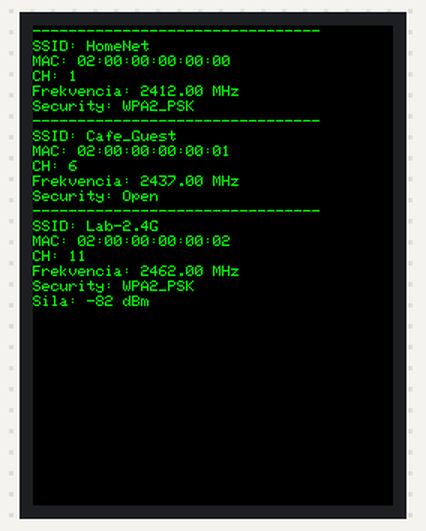
Simulated run of this sketch. Board: ESP32. On the bench: 240×320 colour display. A WiFi scan finds three made-up networks.

Above: at 2.5 s.

The sketch:

esp32-TFT2.8-ILI9341-WiFi-Scanner.ino
```cpp
#include <TFT_eSPI.h>   // Knižnica pre TFT displej
#include <WiFi.h>       // Knižnica pre WiFi

TFT_eSPI tft = TFT_eSPI(); // Iniciácia TFT displeja

void setup() {
  Serial.begin(115200);

  // Iniciácia TFT displeja
  tft.init();
  tft.setRotation(2); // Nastavenie orientácie displeja
  tft.fillScreen(TFT_BLACK); // Vyplnenie obrazovky čiernou farbou
  tft.setTextColor(TFT_GREEN, TFT_BLACK); // Nastavenie textovej farby

  // Iniciácia WiFi (v režime STA, bez pripojenia)
  WiFi.mode(WIFI_STA);
  WiFi.disconnect();  // Zastavenie predchádzajúceho pripojenia
  delay(100);
}

void loop() {
  // Skenovanie dostupných WiFi sietí
  int n = WiFi.scanNetworks();
  tft.fillScreen(TFT_BLACK); // Vyčistenie obrazovky pred zobrazením nových dát

  if (n == 0) {
    tft.setCursor(0, 0);
    tft.println("Ziadne WiFi siete nenajdene");
  } else {
    for (int i = 0; i < n; ++i) {
      // Vypočítanie Y pozície pre každý riadok
      int yPosition = i * 60; // Výška jedného bloku textu

      tft.setCursor(0, yPosition);
      tft.print("--------------------------------");

      // Zobrazenie SSID
      tft.setCursor(0, yPosition + 10);
      tft.print("SSID: ");
      tft.println(WiFi.SSID(i));

      // Zobrazenie MAC adresy
      tft.setCursor(0, yPosition + 20);
      tft.print("MAC: ");
      tft.println(WiFi.BSSIDstr(i));

      // Zobrazenie kanála
      int channel = WiFi.channel(i);
      tft.setCursor(0, yPosition + 30);
      tft.print("CH: ");
      tft.println(channel);

      // Zobrazenie frekvencie na základe kanála
      float frequency = getWiFiFrequency(channel);
      tft.setCursor(0, yPosition + 40);
      tft.print("Frekvencia: ");
      tft.print(frequency);
      tft.println(" MHz");

      // Zobrazenie typu zabezpečenia
      tft.setCursor(0, yPosition + 50);
      tft.print("Security: ");
      String encryptionType = getEncryptionType(WiFi.encryptionType(i));
      tft.println(encryptionType);

      // Zobrazenie sily signálu
      tft.setCursor(0, yPosition + 60);
      tft.print("Sila: ");
      tft.print(WiFi.RSSI(i));
      tft.println(" dBm");

      // Odsadenie medzi jednotlivými sieťami
      tft.println();
    }
  }

  // Čakaj 3 sekundy pred ďalším skenovaním
  delay(3000);
}

// Funkcia na konverziu typu šifrovania na čitateľný formát
String getEncryptionType(int encryptionType) {
  switch (encryptionType) {
    case WIFI_AUTH_OPEN:
      return "Open";
    case WIFI_AUTH_WEP:
      return "WEP";
    case WIFI_AUTH_WPA_PSK:
      return "WPA_PSK";
    case WIFI_AUTH_WPA2_PSK:
      return "WPA2_PSK";
    case WIFI_AUTH_WPA_WPA2_PSK:
      return "WPA_WPA2_PSK";
    case WIFI_AUTH_WPA2_ENTERPRISE:
      return "WPA2_Enterprise";
    case WIFI_AUTH_WPA3_PSK:
      return "WPA3_PSK";
    default:
      return "Other";
  }
}

// Funkcia na prepočet WiFi kanálu na frekvenciu v MHz
float getWiFiFrequency(int channel) {
  if (channel >= 1 && channel <= 14) {
    // 2,4 GHz pásmo
    return 2407 + channel * 5; // Frekvencia sa počíta z 2407 MHz + (kanál * 5)
  } else if (channel >= 32 && channel <= 177) {
    // 5 GHz pásmo (bežné kanály medzi 36 a 165)
    return 5000 + (channel * 5);
  } else {
    return 0; // Neplatný kanál
  }
}
```
